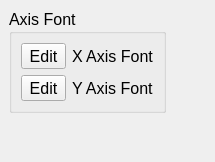
     <widget class="QWidget" name="tab" >
      <attribute name="title" >
       <string>Format</string>
      </attribute>
      <layout class="QGridLayout" >
       <property name="margin" >
        <number>9</number>
       </property>
       <property name="spacing" >
        <number>6</number>
       </property>
       <item row="1" column="0" >
        <spacer>
         <property name="orientation" >
          <enum>Qt::Vertical</enum>
         </property>
         <property name="sizeHint" stdset="0" >
          <size>
           <width>20</width>
           <height>40</height>
          </size>
         </property>
        </spacer>
       </item>
       <item row="0" column="1" >
        <spacer>
         <property name="orientation" >
          <enum>Qt::Horizontal</enum>
         </property>
         <property name="sizeHint" stdset="0" >
          <size>
           <width>40</width>
           <height>20</height>
          </size>
         </property>
        </spacer>
       </item>
       <item row="0" column="0" >
        <widget class="QGroupBox" name="axifFontGroupBox" >
         <property name="font" >
          <font>
           <pointsize>12</pointsize>
          </font>
         </property>
         <property name="title" >
          <string>Axis Font</string>
         </property>
         <layout class="QGridLayout" >
          <property name="margin" >
           <number>9</number>
          </property>
          <property name="spacing" >
           <number>6</number>
          </property>
          <item row="1" column="1" >
           <widget class="QLabel" name="yAxisFontLabel" >
            <property name="font" >
             <font>
              <pointsize>12</pointsize>
             </font>
            </property>
            <property name="text" >
             <string>Y Axis Font</string>
            </property>
           </widget>
          </item>
          <item row="1" column="0" >
           <widget class="QToolButton" name="yAxisFontButton" >
            <property name="font" >
             <font>
              <pointsize>12</pointsize>
             </font>
            </property>
            <property name="toolTip" >
             <string>Choose a font for the y axis numbers</string>
            </property>
            <property name="text" >
             <string>Edit</string>
            </property>
           </widget>
          </item>
          <item row="0" column="1" >
           <widget class="QLabel" name="xAxisFontLabel" >
            <property name="font" >
             <font>
              <pointsize>12</pointsize>
             </font>
            </property>
            <property name="text" >
             <string>X Axis Font</string>
            </property>
           </widget>
          </item>
          <item row="0" column="0" >
           <widget class="QToolButton" name="xAxisFontButton" >
            <property name="font" >
             <font>
              <pointsize>12</pointsize>
             </font>
            </property>
            <property name="toolTip" >
             <string>Choose a font for the x axis numbers</string>
            </property>
            <property name="text" >
             <string>Edit</string>
            </property>
           </widget>
          </item>
         </layout>
        </widget>
       </item>
      </layout>
     </widget>
